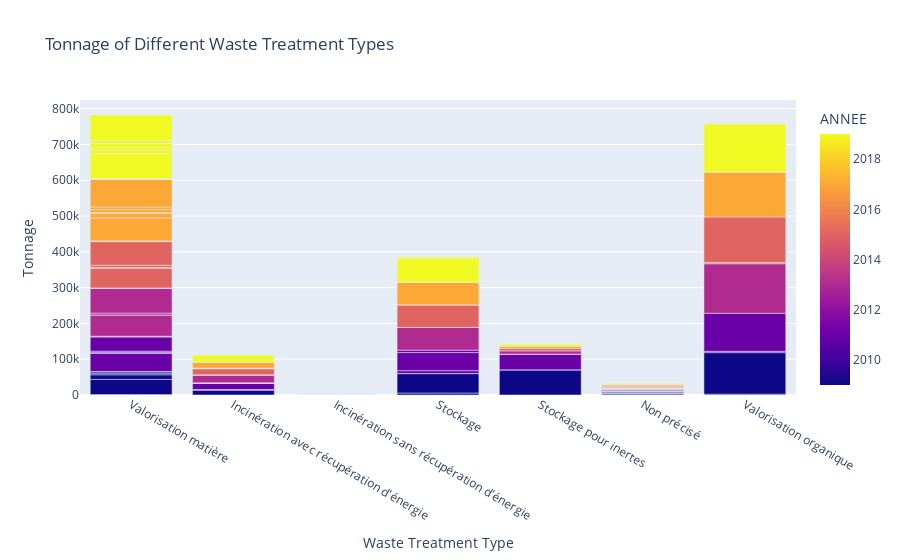

Here is the notebook cell this chart was saved with:
### Markdown cell above
### Tonnages annuels traités par type de filière recyclage

### Code cell
fig = px.bar(
    df_tonnage_destination_33,
    x="L_TYP_REG_SERVICE",
    y="TONNAGE_T",
    color="ANNEE",
    title="Tonnage of Different Waste Treatment Types",
    labels={"L_TYP_REG_SERVICE": "Waste Treatment Type", "TONNAGE_T": "Tonnage"},
    hover_data=["N_DEPT", "L_REGION"],
    barmode="group",
)

fig.show()

### Figure 1 — Plotly figure (JSON) as saved in the notebook; plotly's stock layout.template omitted (floating-point values rounded to 4 significant figures; data arrays with more than 128 entries replaced by an {"elided": "..."} marker saying what was removed)
{"data": [{"alignmentgroup": "True", "customdata": {"elided": "127x2 str values"}, "hovertemplate": "Waste Treatment Type=%{x}<br>Tonnage=%{y}<br>N_DEPT=%{customdata[0]}<br>L_REGION=%{customdata[1]}<br>ANNEE=%{marker.color}<extra></extra>", "legendgroup": "", "marker": {"color": [2009, 2009, 2009, 2009, 2009, 2009, 2009, 2009, 2009, 2009, 2009, 2009, 2009, 2009, 2009, 2009, 2009, 2009, 2009, 2009, 2009, 2009, 2009, 2009, 2009, 2011, 2011, 2011, 2011, 2011, 2011, 2011, 2011, 2011, 2011, 2011, 2011, 2011, 2011, 2011, 2011, 2011, 2011, 2011, 2011, 2011, 2011, 2011, 2011, 2013, 2013, 2013, 2013, 2013, 2013, 2013, 2013, 2013, 2013, 2013, 2013, 2013, 2013, 2015, 2015, 2015, 2015, 2015, 2015, 2015, 2015, 2015, 2015, 2015, 2015, 2015, 2015, 2015, 2015, 2015, 2015, 2015, 2015, 2015, 2015, 2015, 2017, 2017, 2017, 2017, 2017, 2017, 2017, 2017, 2017, 2017, 2017, 2017, 2017, 2017, 2017, 2017, 2017, 2017, 2017, 2017, 2017, 2019, 2019, 2019, 2019, 2019, 2019, 2019, 2019, 2019, 2019, 2019, 2019, 2019, 2019, 2019, 2019, 2019, 2019, 2019, 2019], "coloraxis": "coloraxis", "pattern": {"shape": ""}}, "name": "", "offsetgroup": "", "orientation": "v", "showlegend": false, "textposition": "auto", "type": "bar", "x": ["Valorisation matière", "Incinération avec récupération d'énergie", "Incinération sans récupération d'énergie", "Stockage", "Stockage pour inertes", "Non précisé", "Valorisation matière", "Valorisation organique", "Incinération avec récupération d'énergie", "Non précisé", "Valorisation organique", "Stockage", "Non précisé", "Valorisation matière", "Incinération avec récupération d'énergie", "Stockage", "Non précisé", "Valorisation matière", "Non précisé", "Valorisation matière", "Stockage pour inertes", "Non précisé", "Valorisation matière", "Incinération avec récupération d'énergie", "Non précisé", "Valorisation matière", "Incinération avec récupération d'énergie", "Incinération sans récupération d'énergie", "Stockage", "Stockage pour inertes", "Non précisé", "Valorisation matière", "Valorisation organique", "Incinération avec récupération d'énergie", "Non précisé", "Valorisation organique", "Stockage", "Valorisation matière", "Incinération avec récupération d'énergie", "Stockage", "Non précisé", "Valorisation matière", "Valorisation matière", "Stockage pour inertes", "Non précisé", "Valorisation matière", "Incinération avec récupération d'énergie", "Stockage", "Non précisé", "Valorisation matière", "Incinération avec récupération d'énergie", "Incinération sans récupération d'énergie", "Stockage pour inertes", "Valorisation matière", "Incinération avec récupération d'énergie", "Valorisation organique", "Valorisation matière", "Incinération avec récupération d'énergie", "Stockage", "Valorisation matière", "Valorisation matière", "Stockage pour inertes", "Valorisation matière", "Valorisation matière", "Incinération avec récupération d'énergie", "Stockage", "Non précisé", "Valorisation matière", "Valorisation organique", "Non précisé", "Valorisation organique", "Valorisation matière", "Incinération avec récupération d'énergie", "Stockage", "Non précisé", "Valorisation matière", "Non précisé", "Valorisation matière", "Incinération avec récupération d'énergie", "Non précisé", "Valorisation matière", "Stockage pour inertes", "Non précisé", "Valorisation matière", "Incinération avec récupération d'énergie", "Non précisé", "Valorisation matière", "Incinération avec récupération d'énergie", "Incinération sans récupération d'énergie", "Stockage", "Valorisation matière", "Incinération avec récupération d'énergie", "Non précisé", "Valorisation matière", "Valorisation organique", "Valorisation matière", "Incinération avec récupération d'énergie", "Stockage", "Non précisé", "Valorisation matière", "Valorisation matière", "Non précisé", "Valorisation matière", "Stockage pour inertes", "Valorisation matière", "Valorisation organique", "Incinération avec récupération d'énergie", "Valorisation matière", "Incinération avec récupération d'énergie", "Incinération sans récupération d'énergie", "Stockage", "Valorisation matière", "Non précisé", "Valorisation matière", "Valorisation organique", "Valorisation matière", "Incinération avec récupération d'énergie", "Stockage", "Valorisation matière", "Valorisation matière", "Non précisé", "Valorisation matière", "Stockage", "Stockage pour inertes", "Valorisation matière", "Valorisation organique", "Incinération avec récupération d'énergie"], "xaxis": "x", "y": [1156.0, 82.69, 5.1, 0.14, 75, 920.6, 42300.0, 2347, 0.13, 4374.0, 116000.0, 5541.0, 534.0, 13040.0, 13580.0, 54280.0, 294, 4598.0, 237.2, 4128.0, 70200.0, 2794.0, 20.38, 1098.0, 456.3, 385.7, 526.8, 28, 103.6, 3.86, 913.9, 50870.0, 3782.0, 0.16, 514.3, 106300.0, 8063, 1965.0, 17540.0, 50570.0, 2199, 4044.0, 39670.0, 43920.0, 2422.0, 1590.0, 3.48, 6697, 0.86, 560.4, 1206.0, 12.6, 121, 59280.0, 2.56, 138300.0, 141.2, 21180.0, 63580.0, 5173.0, 69660.0, 8986.0, 36.77, 564.4, 1155.0, 114, 121.4, 55380.0, 3513, 2918.0, 127200.0, 904.6, 17400.0, 62830.0, 27, 952.0, 394.4, 6012.0, 34, 487.1, 66300.0, 6729.0, 2635.0, 16.18, 13.71, 420, 1885.0, 492.8, 0.48, 142, 64180.0, 849.7, 3344.0, 11882, 125476, 3133.0, 16950.0, 63150.0, 3784.0, 8152.0, 7259.0, 652.7, 77340.0, 5801, 43.41, 3.94, 15.1, 2176.0, 312.4, 1.26, 160, 69260.0, 1944.0, 10650.0, 134800.0, 6485.0, 19520.0, 67536, 11875, 7962.0, 931.5, 72030.0, 2886.0, 5507, 36.44, 7.31, 8.77], "yaxis": "y"}], "layout": {"barmode": "group", "coloraxis": {"colorbar": {"title": {"text": "ANNEE"}}, "colorscale": [[0, "#0d0887"], [0.1111, "#46039f"], [0.2222, "#7201a8"], [0.3333, "#9c179e"], [0.4444, "#bd3786"], [0.5556, "#d8576b"], [0.6667, "#ed7953"], [0.7778, "#fb9f3a"], [0.8889, "#fdca26"], [1, "#f0f921"]]}, "legend": {"tracegroupgap": 0}, "title": {"text": "Tonnage of Different Waste Treatment Types"}, "xaxis": {"anchor": "y", "domain": [0, 1], "title": {"text": "Waste Treatment Type"}}, "yaxis": {"anchor": "x", "domain": [0, 1], "title": {"text": "Tonnage"}}}}
